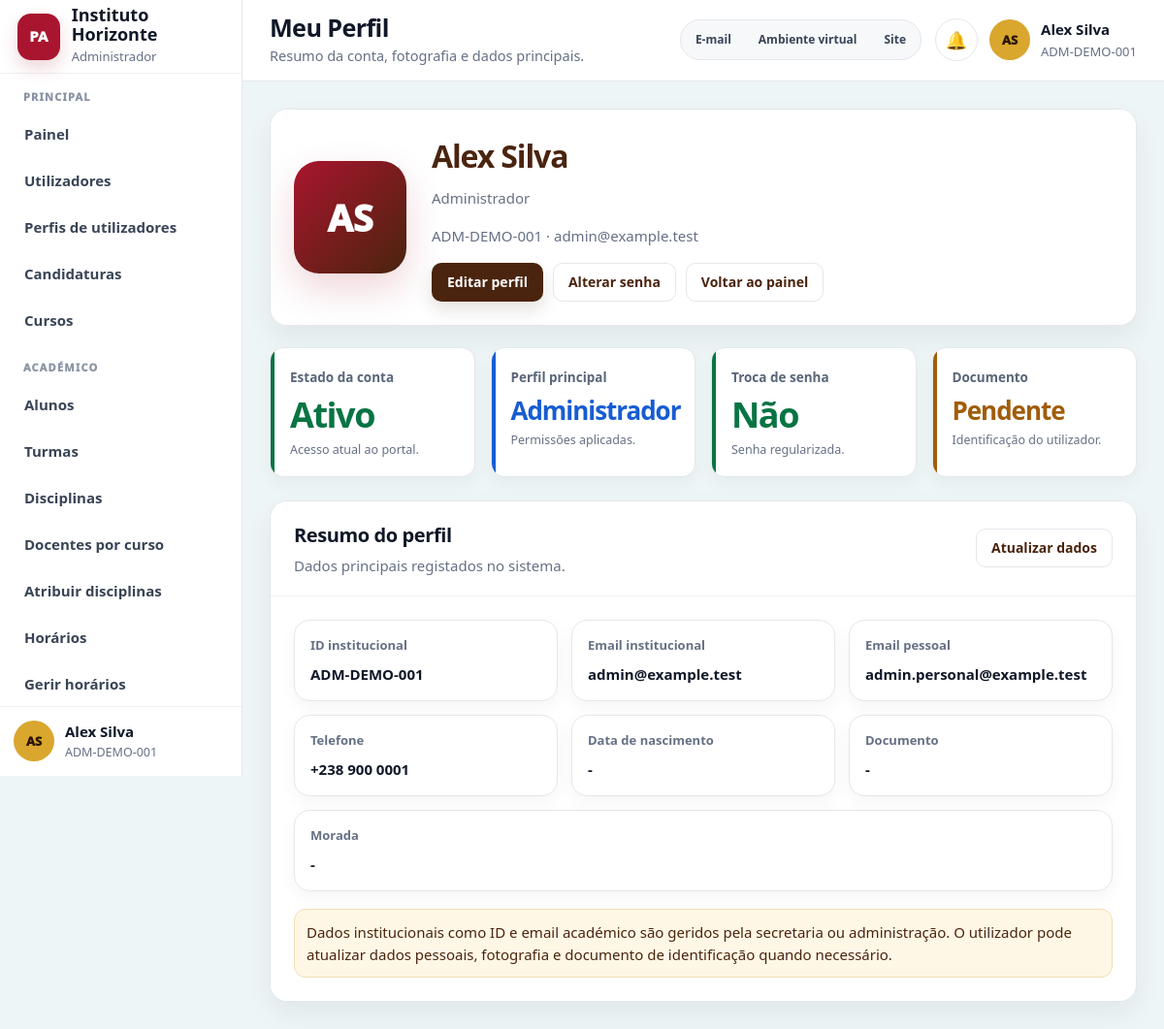
Screenshot of /pages/perfil.php (signed in) with the database file from the repository.
### tables this page shows
CREATE TABLE `users` (
    `id` INT AUTO_INCREMENT PRIMARY KEY,
    `institutional_id` VARCHAR(80) NULL UNIQUE,
    `full_name` VARCHAR(180) NOT NULL,
    `email` VARCHAR(180) NOT NULL UNIQUE,
    `personal_email` VARCHAR(180) NULL,
    `phone` VARCHAR(50) NULL,
    `birth_date` DATE NULL,
    `document_type` VARCHAR(80) NULL,
    `document_number` VARCHAR(100) NULL,
    `address` TEXT NULL,
    `password_hash` VARCHAR(255) NOT NULL,
    `role` VARCHAR(50) NULL,
    `roles` TEXT NULL,
    `status` VARCHAR(30) NOT NULL DEFAULT 'active',
    `is_active` TINYINT(1) NOT NULL DEFAULT 1,
    `must_change_password` TINYINT(1) NOT NULL DEFAULT 0,
    `profile_photo` VARCHAR(255) NULL,
    `identity_document_file` VARCHAR(255) NULL,
    `last_login_at` DATETIME NULL,
    `created_at` DATETIME NOT NULL DEFAULT CURRENT_TIMESTAMP,
    `updated_at` DATETIME NULL DEFAULT NULL ON UPDATE CURRENT_TIMESTAMP,
    INDEX `idx_users_institutional_id` (`institutional_id`),
    INDEX `idx_users_email` (`email`),
    INDEX `idx_users_role` (`role`),
    INDEX `idx_users_status` (`status`)
);

### includes/helpers.php (called while the page is built, shortened)
<?php
function e(string $value): string
{
    return htmlspecialchars($value, ENT_QUOTES, 'UTF-8');
}

### includes/auth.php (called while the page is built, shortened)
<?php
require_once __DIR__ . '/../config/database.php';
require_once __DIR__ . '/helpers.php';
function is_logged_in(): bool
{
    return isset($_SESSION['user_id']);
}
function current_user(): ?array
{
    global $pdo;
    $stmt = $pdo->prepare("
        SELECT
            users.id,
            users.institutional_id,
            users.full_name,
            users.email,
            users.status,
            users.must_change_password,
            GROUP_CONCAT(roles.code) AS roles
        FROM users
        INNER JOIN user_roles ON user_roles.user_id = users.id
        INNER JOIN roles ON roles.id = user_roles.role_id
        WHERE users.id = ?
        GROUP BY users.id
        LIMIT 1
    ");
    $stmt->execute([$_SESSION['user_id']]);
    $user = $stmt->fetch();
    $user['roles_array'] = $user['roles'] ? explode(',', $user['roles']) : [];
    return $user;
}
function require_login(): void
{
    $user = current_user();
}

### includes/portal_ui_helpers.php (called while the page is built, shortened)
<?php
if (!function_exists('portal_one')) {
    function portal_one(PDO $pdo, string $sql, array $params = []): ?array
    { try { $stmt=$pdo->prepare($sql); $stmt->execute($params); $row=$stmt->fetch(); return $row ?: null; } catch(Throwable $e){ return null; } }
}
if (!function_exists('portal_label_status')) {
    function portal_label_status(?string $status): string
    {
        $s = (string)$status;
        $map = [
            'active'=>'Ativo','inactive'=>'Inativo','blocked'=>'Bloqueado','pending'=>'Pendente','success'=>'Sucesso','info'=>'Informação','warning'=>'Aviso','danger'=>'Alerta','error'=>'Erro','frequencia'=>'Frequência','trabalho'=>'Trabalho','exame'=>'Exame','recurso'=>'Recurso','in_review'=>'Em análise','missing_documents'=>'Documentos em falta','documents_validated'=>'Documentos validados','approved'=>'Aprovada','rejected'=>'Rejeitada','credentials_sent'=>'Credenciais enviadas',
            'em_analise'=>'Em análise','confirmado'=>'Confirmado','rejeitado'=>'Rejeitado','em_atraso'=>'Em atraso','ready'=>'Pronto','delivered'=>'Entregue','draft'=>'Rascunho','submitted'=>'Submetido','reviewed'=>'Revisto','archived'=>'Arquivado','documento_secretaria'=>'Documento da secretaria','relatorio_coordenacao'=>'Relatório de coordenação','relatorio_direcao'=>'Relatório da direção','draft'=>'Rascunho','published'=>'Publicado','validated'=>'Validado','cancelled'=>'Cancelado','present'=>'Presente','absent'=>'Falta','justified'=>'Justificada','terca'=>'Terça-feira','sabado'=>'Sábado','admin'=>'Administrador','secretaria'=>'Secretaria Académica','direcao'=>'Direção Académica','coordenador'=>'Coordenador de Curso','professor'=>'Professor','funcionario'=>'Funcionário Académico','aluno'=>'Aluno','apoio'=>'Apoio académico'
        ];
        return $map[$s] ?? ($s !== '' ? ucfirst(str_replace('_',' ',$s)) : '-');
    }
}
if (!function_exists('portal_initials_safe')) {
    function portal_initials_safe(string $name): string
    {
        $parts=preg_split('/\s+/', trim($name)); if(!$parts || $parts[0]==='') return 'UP';
        $first=mb_substr($parts[0],0,1,'UTF-8'); $last=count($parts)>1?mb_substr(end($parts),0,1,'UTF-8'):'';
        return mb_strtoupper($first.$last,'UTF-8');
    }
}

### pages/perfil.php (the view, shortened to what this page needs)
<?php
require_once __DIR__ . '/../includes/portal_layout.php';
require_login();
$user = current_user();
$role = portal_user_role($user);
$db = portal_one($pdo, "SELECT * FROM users WHERE id = ? LIMIT 1", [(int) $user['id']]) ?: $user;
function perfil_data_pt(?string $value): string {
    if (!$value) return '-';
    $t = strtotime($value);
    return $t ? date('d/m/Y', $t) : $value;
}
portal_layout_start('perfil', 'Meu Perfil', 'Resumo da conta, fotografia e dados principais.', $role);
?>
<div class="ui-panel">
    <div class="ui-panel-body">
        <div class="profile-hero profile-hero-clean">
            <?php if (function_exists('portal_user_photo_url') && portal_user_photo_url($db) !== ''): ?>
                <img class="profile-avatar is-photo" src="<?= e(portal_user_photo_url($db)); ?>" alt="Fotografia de perfil">
            <?php else: ?>
                <div class="profile-avatar"><?= e(portal_initials_safe($db['full_name'] ?? '')); ?></div>
            <?php endif; ?>
            <div class="profile-title">
                <h2><?= e($db['full_name'] ?? 'Utilizador'); ?></h2>
                <p><?= e(portal_role_label($role)); ?></p>
                <p><?= e($db['institutional_id'] ?? '-'); ?> · <?= e($db['email'] ?? '-'); ?></p>
                <div class="ui-actions">
                    <a class="ui-btn ui-btn-primary" href="<?= e(APP_URL); ?>/pages/editar_perfil.php">Editar perfil</a>
                    <a class="ui-btn ui-btn-ghost" href="<?= e(APP_URL); ?>/pages/alterar_password.php">Alterar senha</a>
                    <a class="ui-btn ui-btn-light" href="<?= e(APP_URL); ?>/dashboards/<?= e($role); ?>.php">Voltar ao painel</a>
                </div>
            </div>
        </div>
    </div>
</div>
<div class="ui-kpi-grid">
    <div class="ui-kpi <?= ($db['status'] ?? '') === 'active' ? 'is-good' : 'is-danger'; ?>"><span>Estado da conta</span><strong><?= e(portal_label_status($db['status'] ?? '')); ?></strong><small>Acesso atual ao portal.</small></div>
    <div class="ui-kpi is-info"><span>Perfil principal</span><strong style="font-size:26px;"><?= e(portal_role_label($role)); ?></strong><small>Permissões aplicadas.</small></div>
    <div class="ui-kpi <?= (int) ($db['must_change_password'] ?? 0) === 1 ? 'is-warn' : 'is-good'; ?>"><span>Troca de senha</span><strong><?= (int) ($db['must_change_password'] ?? 0) === 1 ? 'Sim' : 'Não'; ?></strong><small><?= (int) ($db['must_change_password'] ?? 0) === 1 ? 'Obrigatória no próximo acesso.' : 'Senha regularizada.'; ?></small></div>
    <div class="ui-kpi <?= !empty($db['identity_document_file']) ? 'is-good' : 'is-warn'; ?>"><span>Documento</span><strong style="font-size:26px;"><?= !empty($db['identity_document_file']) ? 'Enviado' : 'Pendente'; ?></strong><small>Identificação do utilizador.</small></div>
</div>
<div class="ui-panel">
    <div class="ui-panel-header">
        <div>
            <h2>Resumo do perfil</h2>
            <p>Dados principais registados no sistema.</p>
        </div>
        <a class="ui-btn ui-btn-ghost" href="<?= e(APP_URL); ?>/pages/editar_perfil.php">Atualizar dados</a>
    </div>
    <div class="ui-panel-body">
        <div class="profile-info-grid">
            <div class="profile-info-item"><span>ID institucional</span><strong><?= e($db['institutional_id'] ?? '-'); ?></strong></div>
            <div class="profile-info-item"><span>Email institucional</span><strong><?= e($db['email'] ?? '-'); ?></strong></div>
            <div class="profile-info-item"><span>Email pessoal</span><strong><?= e(($db['personal_email'] ?? '') !== '' ? $db['personal_email'] : '-'); ?></strong></div>
            <div class="profile-info-item"><span>Telefone</span><strong><?= e(($db['phone'] ?? '') !== '' ? $db['phone'] : '-'); ?></strong></div>
            <div class="profile-info-item"><span>Data de nascimento</span><strong><?= e(perfil_data_pt($db['birth_date'] ?? null)); ?></strong></div>
            <div class="profile-info-item"><span>Documento</span><strong><?= e(trim(($db['document_type'] ?? '') . ' ' . ($db['document_number'] ?? '')) ?: '-'); ?></strong></div>
            <div class="profile-info-item profile-info-item-wide"><span>Morada</span><strong><?= e(($db['address'] ?? '') !== '' ? $db['address'] : '-'); ?></strong></div>
        </div>
        <div class="ui-section-note" style="margin-top:18px;">
            Dados institucionais como ID e email académico são geridos pela secretaria ou administração. O utilizador pode atualizar dados pessoais, fotografia e documento de identificação quando necessário.
        </div>
    </div>
</div>
<?php portal_layout_end(); ?>

### includes/portal_layout.php (shortened to what this page needs)
<?php
require_once __DIR__ . '/auth.php';
require_once __DIR__ . '/portal_ui_helpers.php';
if (file_exists(__DIR__ . '/notification_widget.php')) {
    require_once __DIR__ . '/notification_widget.php';
}
if (!function_exists('portal_initials')) {
    function portal_initials(string $name): string
    {
        return portal_initials_safe($name);
    }
}
if (!function_exists('portal_role_label')) {
    function portal_role_label(string $role): string
    {
        return [
            'admin' => 'Administrador',
            'secretaria' => 'Secretaria Académica',
            'direcao' => 'Direção Académica',
            'coordenador' => 'Coordenação de Curso',
            'professor' => 'Área do Professor',
            'funcionario' => 'Área do Funcionário',
            'aluno' => 'Área do Aluno',
        ][$role] ?? 'Portal Académico';
    }
}
if (!function_exists('portal_section_label')) {
    function portal_section_label(string $section): string
    {
        return [
            'principal' => 'Principal',
            'academico' => 'Académico',
            'processos' => 'Processos',
            'sistema' => 'Sistema',
            'conta' => 'Conta',
        ][$section] ?? ucfirst($section);
    }
}
if (!function_exists('portal_active')) {
    function portal_active(string $active, string $key): string
    {
        return $active === $key ? 'active' : '';
    }
}
if (!function_exists('portal_user_photo_url')) {
    function portal_user_photo_url(array $user): string
    {
        $photo = trim((string) ($user['profile_photo'] ?? ''));
        if ($photo === '') {
            return '';
        }
        return APP_URL . '/' . ltrim($photo, '/');
    }
}
if (!function_exists('portal_avatar_html')) {
    function portal_avatar_html(array $user, string $name, string $class = 'ui-avatar-sm'): string
    {
        $photoUrl = portal_user_photo_url($user);
        return '<div class="' . e($class) . '">' . e(portal_initials($name)) . '</div>';
    }
}
if (!function_exists('portal_menu_items')) {
    function portal_menu_items(string $role): array
    {
        return $menus[$role] ?? $menus['aluno'];
    }
}
if (!function_exists('portal_layout_start')) {
    function portal_layout_start(string $activeMenu, string $title, string $subtitle = '', ?string $forcedRole = null): void
    {
        $user = current_user();
        global $pdo;
        if (isset($pdo) && $pdo instanceof PDO && function_exists('portal_one')) {
            $freshUser = portal_one($pdo, "SELECT * FROM users WHERE id = ? LIMIT 1", [(int) ($user['id'] ?? 0)]);
            if ($freshUser) {
                $user = array_merge($user, $freshUser);
            }
        }
        $role = $forcedRole ?: portal_detect_role($user);
        $menus = portal_menu_items($role);
        $userName = (string) ($user['full_name'] ?? 'Utilizador');
        $userCode = (string) ($user['institutional_id'] ?? '');
        $roleLabel = portal_role_label($role);
        ?>
<!DOCTYPE html>
<html lang="pt-CV">
<head>
    <link rel="stylesheet" href="<?= e(APP_URL); ?>/assets/css/portal-modern.css">
</head>
<body class="ui-body">
<div class="ui-shell">
    <aside class="ui-sidebar">
        <div class="ui-brand">
            <div class="ui-brand-mark">PA</div>
            <div>
                <strong>Instituto Horizonte</strong>
                <span><?= e($roleLabel); ?></span>
            </div>
        </div>
        <nav class="ui-nav" aria-label="Menu principal">
            <?php foreach ($menus as $section => $items): ?>
                <span class="ui-nav-title"><?= e(portal_section_label($section)); ?></span>
                <?php foreach ($items as $item): ?>
                    <a class="<?= e(portal_active($activeMenu, $item['key'])); ?>" href="<?= e(APP_URL . $item['url']); ?>"><?= e($item['label']); ?></a>
                <?php endforeach; ?>
            <?php endforeach; ?>
        </nav>
        <div class="ui-sidebar-footer">
            <div class="ui-mini-user">
                <?= portal_avatar_html($user, $userName, 'ui-avatar-sm'); ?>
                <div>
                    <strong><?= e($userName); ?></strong>
                    <span><?= e($userCode); ?></span>
                </div>
            </div>
        </div>
    </aside>
    <main class="ui-main">
        <header class="ui-topbar">
            <div>
                <h1><?= e($title); ?></h1>
                <?php if ($subtitle !== ''): ?><p><?= e($subtitle); ?></p><?php endif; ?>
            </div>
            <div class="ui-topbar-actions">
                <nav class="ui-utility-links" aria-label="Ligações rápidas">
                    <a href="https://m365.cloud.microsoft/" target="_blank" rel="noopener">E-mail</a>
                    <a href="#" aria-disabled="true">Ambiente virtual</a>
                    <a href="<?= e(APP_URL); ?>/index.php">Site</a>
                </nav>
                <?php if (function_exists('render_notification_user_box')): ?>
                    <?php render_notification_user_box($user, $userCode, 'ui'); ?>
                <?php endif; ?>
            </div>
        </header>
        <section class="ui-content">
        <?php
    }
}
if (!function_exists('portal_layout_end')) {
    function portal_layout_end(): void
    {
        ?>
        </section>
    </main>
</div>
</body>
</html>
        <?php
    }
}

### includes/notification_widget.php (shortened to what this page needs)
<?php
if (!function_exists('notify_initials')) {
    function notify_initials(string $name): string
    {
        return function_exists('portal_initials_safe') ? portal_initials_safe($name) : 'PA';
    }
}
if (!function_exists('render_notification_user_box')) {
    function render_notification_user_box(array $user, string $subtitle = '', string $theme = 'ui'): void
    {
        $name = (string) ($user['full_name'] ?? 'Utilizador');
        $code = $subtitle !== '' ? $subtitle : (string) ($user['institutional_id'] ?? '');
        $photoUrl = function_exists('portal_user_photo_url') ? portal_user_photo_url($user) : '';
        ?>
        <div class="notification-user-area">
            <details class="notify-menu">
                <summary class="notify-trigger" aria-label="Abrir notificações" title="Notificações">
                    <span class="notify-icon" aria-hidden="true">🔔</span>
                </summary>
            </details>
            <div class="ui-user-box">
                <?php if ($photoUrl !== ''): ?>
                    <img class="ui-avatar-sm is-photo" src="<?= e($photoUrl); ?>" alt="Fotografia de perfil">
                <?php else: ?>
                    <div class="ui-avatar-sm"><?= e(notify_initials($name)); ?></div>
                <?php endif; ?>
                <div>
                    <strong><?= e($name); ?></strong>
                    <span><?= e($code); ?></span>
                </div>
            </div>
        </div>
        <?php
    }
}

### rows the page displays
users: full_name "AS", full_name "Alex Silva", institutional "ADM-DEMO-001", email "admin@example.test", status "Ativo", personal_email "admin.personal@example.test", phone "+238 900 0001", birth_date "-", document_type+document_number "-", address "-"

### other values shown
$roleLabel "Administrador"
portal_section_label($section) "PRINCIPAL"
$item['label'] "Painel"
$item['label'] "Utilizadores"
$item['label'] "Perfis de utilizadores"
$item['label'] "Candidaturas"
$item['label'] "Cursos"
portal_section_label($section) "ACADÉMICO"
$item['label'] "Alunos"
$item['label'] "Turmas"
$item['label'] "Disciplinas"
$item['label'] "Docentes por curso"
$item['label'] "Atribuir disciplinas"
$item['label'] "Horários"
$item['label'] "Gerir horários"
